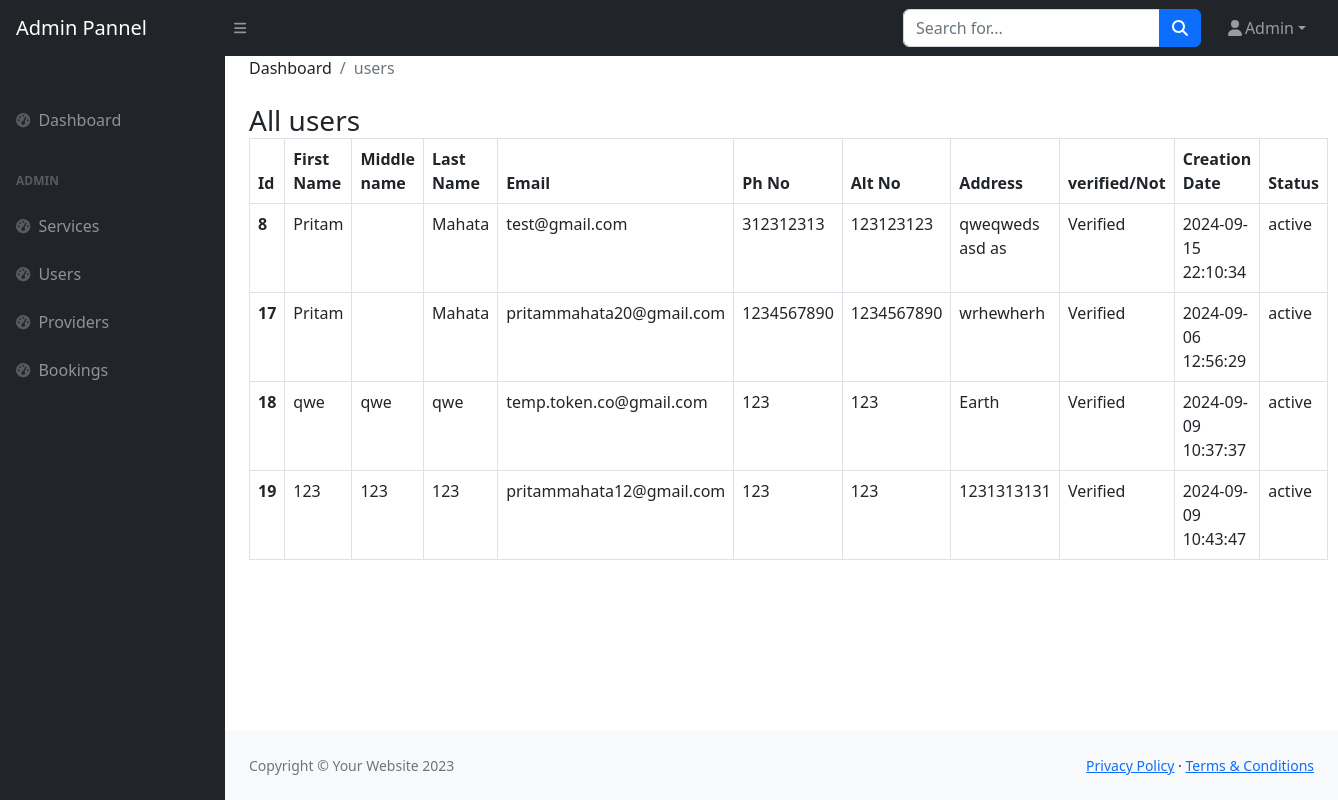
Page /admin/users.php (signed in) on the committed database.
### tables this page shows
CREATE TABLE `users` (
  `uid` int(11) NOT NULL,
  `fname` varchar(255) NOT NULL,
  `mname` varchar(255) DEFAULT NULL,
  `lname` varchar(255) NOT NULL,
  `email` varchar(255) NOT NULL,
  `password` varchar(255) NOT NULL,
  `con_num` bigint(20) NOT NULL,
  `alt_num` bigint(20) DEFAULT NULL,
  `address` varchar(255) NOT NULL,
  `isverified` int(10) NOT NULL DEFAULT 0,
  `is_deleted` tinyint(1) DEFAULT 0,
  `ucreate` timestamp NOT NULL DEFAULT current_timestamp() ON UPDATE current_timestamp(),
  `v_code` varchar(255) NOT NULL
);

### admin/users.php (the view)
<?php require("./components/header.php") ?>
<main>
    <div class="container-fluid px-4">
        <ol class="breadcrumb mb-4">
            <li class="breadcrumb-item">Dashboard</li>
            <li class="breadcrumb-item active">users</li>
        </ol>
    </div>
    <div class="container-fluid px-4">
        <h3 class="mb-0">All users</h3>
        <table class="table table-bordered table-hover">
            <thead>
                <tr>
                    <th scope="col">Id</th>
                    <th scope="col">First Name</th>
                    <th scope="col">Middle name</th>
                    <th scope="col">Last Name</th>
                    <th scope="col">Email</th>
                    <th scope="col">Ph No</th>
                    <th scope="col">Alt No</th>
                    <th scope="col">Address</th>
                    <th scope="col">verified/Not</th>
                    <th scope="col">Creation Date</th>
                    <th scope="col">Status</th>
                </tr>
            </thead>
            <tbody>
                <?php
                $sql = "SELECT * FROM users;";
                $result = mysqli_query($conn, $sql) or die(mysqli_error($conn));
                if (mysqli_num_rows($result) > 0) {
                    while ($row = mysqli_fetch_assoc($result)) { ?>
                        <tr>
                            <th><?php echo $row['uid'] ?></th>
                            <td><?php echo $row['fname'] ?></td>
                            <td><?php echo $row['mname'] ?></td>
                            <td><?php echo $row['lname'] ?></td>
                            <td><?php echo $row['email'] ?></td>
                            <td><?php echo $row['con_num'] ?></td>
                            <td><?php echo $row['alt_num'] ?></td>
                            <td><?php echo $row['address'] ?></td>
                            <td><?php
                                if ((int) $row['isverified'] == 1) {
                                    echo "Verified";
                                } else {
                                    echo "Not Verified";
                                }
                                ?>
                            </td>
                            <td><?php echo $row['ucreate'] ?></td>
                            <td><?php
                                if ((int) $row['is_deleted'] == 1) {
                                    echo "Deactive";
                                } else {
                                    echo "active";
                                }
                                ?></td>
                        </tr>
                <?php
                    }
                } else {
                    echo "No record found";
                }
                ?>
            </tbody>
        </table>
    </div>
</main>
<?php require('./components/footer.php') ?>

### admin/components/header.php (shortened to what this page needs)
<!DOCTYPE html>
<html lang="en">
<head>
    <link href="https://cdn.jsdelivr.net/npm/bootstrap@5.3.3/dist/css/bootstrap.min.css" rel="stylesheet">
    <link href="css/styles.css" rel="stylesheet" />
</head>
<body class="sb-nav-fixed">
    <nav class="sb-topnav navbar navbar-expand navbar-dark bg-dark">
        <a class="navbar-brand ps-3" href="index.html">Admin Pannel</a>
        <button class="btn btn-link btn-sm order-1 order-lg-0 me-4 me-lg-0" id="sidebarToggle" href="#!"><i class="fas fa-bars"></i></button>
        <form class="d-none d-md-inline-block form-inline ms-auto me-0 me-md-3 my-2 my-md-0">
            <div class="input-group">
                <input class="form-control" type="text" placeholder="Search for..." aria-label="Search for..." aria-describedby="btnNavbarSearch" />
                <button class="btn btn-primary" id="btnNavbarSearch" type="button"><i class="fas fa-search"></i></button>
            </div>
        </form>
        <ul class="navbar-nav ms-auto ms-md-0 me-3 me-lg-4">
            <li class="nav-item dropdown">
                <a class="nav-link dropdown-toggle" id="navbarDropdown" href="#" role="button" data-bs-toggle="dropdown" aria-expanded="false"><i class="fas fa-user fa-fw"></i><?php echo $_SESSION['a_info']['aname'] ?></a>
            </li>
        </ul>
    </nav>
    <div id="layoutSidenav">
        <div id="layoutSidenav_nav">
            <nav class="sb-sidenav accordion sb-sidenav-dark" id="sidenavAccordion">
                <div class="sb-sidenav-menu">
                    <div class="nav">
                        <div class="sb-sidenav-menu-heading"></div>
                        <a class="nav-link" href="index.php">
                            <div class="sb-nav-link-icon"><i class="fas fa-tachometer-alt"></i></div>
                            Dashboard
                        </a>
                        <div class="sb-sidenav-menu-heading">Admin</div>
                        <a class="nav-link" href="services.php">
                            <div class="sb-nav-link-icon"><i class="fas fa-tachometer-alt"></i></div>
                            Services
                        </a>
                        <a class="nav-link" href="users.php">
                            <div class="sb-nav-link-icon"><i class="fas fa-tachometer-alt"></i></div>
                            Users
                        </a>
                        <a class="nav-link" href="providers.php">
                            <div class="sb-nav-link-icon"><i class="fas fa-tachometer-alt"></i></div>
                            Providers
                        </a>
                        <a class="nav-link" href="booking.php">
                            <div class="sb-nav-link-icon"><i class="fas fa-tachometer-alt"></i></div>
                            Bookings
                        </a>
                    </div>
                </div>
            </nav>
        </div>
        <div id="layoutSidenav_content">

### admin/components/footer.php (shortened to what this page needs)
<footer class="py-4 bg-light mt-auto">
    <div class="container-fluid px-4">
        <div class="d-flex align-items-center justify-content-between small">
            <div class="text-muted">Copyright &copy; Your Website 2023</div>
            <div>
                <a href="#">Privacy Policy</a>
                &middot;
                <a href="#">Terms &amp; Conditions</a>
            </div>
        </div>
    </div>
</footer>
</div>
</div>
</body>
</html>

### rows in the picture
users: uid "8", fname "Pritam", lname "Mahata", email "test@gmail.com", con_num "312312313", alt_num "123123123", address "qweqweds asd as", isverified "Verified", ucreate "2024-09-15 22:10:34", is_deleted "active"
users: uid "17", fname "Pritam", lname "Mahata", email "pritammahata20@gmail.com", con_num "1234567890", alt_num "1234567890", address "wrhewherh", isverified "Verified", ucreate "2024-09-06 12:56:29", is_deleted "active"
users: uid "18", fname "qwe", mname "qwe", lname "qwe", email "temp.token.co@gmail.com", con_num "123", alt_num "123", address "Earth", isverified "Verified", ucreate "2024-09-09 10:37:37", is_deleted "active"
users: uid "19", fname "123", mname "123", lname "123", email "pritammahata12@gmail.com", con_num "123", alt_num "123", address "1231313131", isverified "Verified", ucreate "2024-09-09 10:43:47", is_deleted "active"

### other values in the picture
$_SESSION['a_info']['aname'] "Admin"
